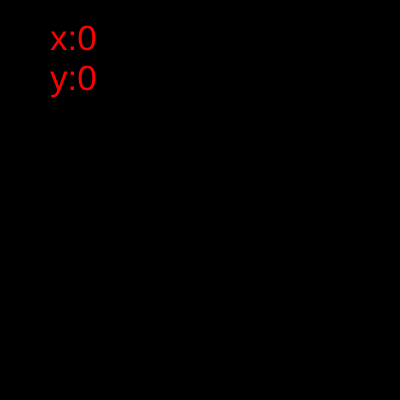
Frame 1 (no input)
Frame 60 (no input): identical to frame 1, image omitted
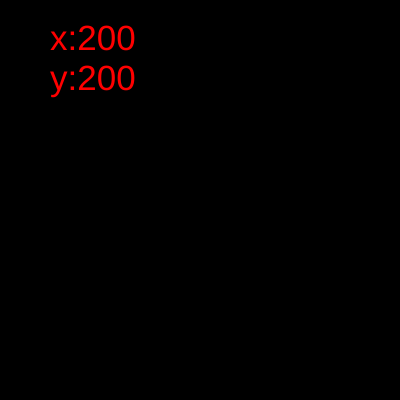
Frame 120 (the mouse pressed at the canvas centre since frame 60)

The p5.js sketch that drew these frames (run headless with seeded random() and noise() and a simulated clock; from frame 60 on, the mouse is pressed at the canvas centre):

// p5.js sketch
// ── sketch.js
function preload() {

}

function setup() {

    createCanvas(400, 400);

}

function draw() {
    background(0);
    textSize(35);
    fill("red");
    text("x:" + mouseX, 50, 50);
    text("y:" + mouseY, 50, 90);
    //drawSprites();
}
